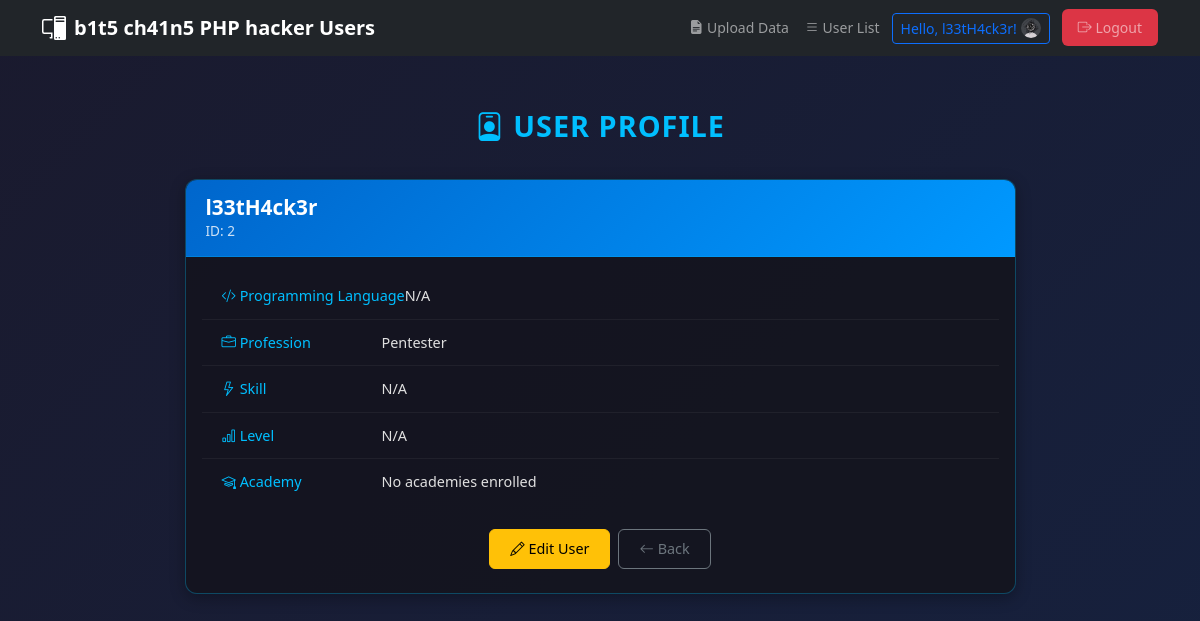
Screenshot of /includes/full_info.php?id=2&action=view (signed in) with the database file from the repository.
### tables this page shows
CREATE TABLE user_credentials (
  id_hacker TINYINT NOT NULL AUTO_INCREMENT PRIMARY KEY,
  hacker_name VARCHAR(20) NOT NULL UNIQUE,
  password VARCHAR(64) NOT NULL,  
  created_at TIMESTAMP DEFAULT CURRENT_TIMESTAMP
);

CREATE TABLE profetions (
	id_profetion TINYINT NOT NULL AUTO_INCREMENT PRIMARY KEY,
    profetion_name VARCHAR(20) NOT NULL 
);

### db/crud.php (called while the page is built, shortened)
<?php
    class Crud {
        private $ConnectioObject;
        function __construct($connection){
            $this->ConnectioObject = $connection;
        }
        function detail_users($id) {
            $this->id = $id;
            try {
                $Query = "SELECT uc.id_hacker as id_hacker,
                                 uc.hacker_name,
                                 pl.lenguage_name AS programming_lenguage,
                                 p.profetion_name AS profetion,
                                 s.skill_name AS skill,
                                 su.id_skill AS id_skill,
                                 l.level_name AS level_name,
                                 su.id_level
                          FROM user_credentials uc
                          LEFT JOIN programming_users_specialized pus ON uc.id_hacker = pus.id_hacker
                          LEFT JOIN programming_lenguage_specialized pl ON pus.id_lenguage = pl.id_lenguage
                          LEFT JOIN profetion_users pu ON uc.id_hacker = pu.id_hacker
                          LEFT JOIN profetions p ON pu.id_profetion = p.id_profetion
                          LEFT JOIN skill_user su ON uc.id_hacker = su.id_hacker
                          LEFT JOIN skills s ON su.id_skill = s.id_skill
                          LEFT JOIN skill_level l ON su.id_level = l.id_level
                          WHERE uc.id_hacker = :id";
                $stmt = $this->ConnectioObject->prepare($Query);
                $stmt->bindParam(':id', $this->id, PDO::PARAM_INT);
                $stmt->execute();
                return $stmt;
            } catch (PDOException $e) {
                error_log("Error in detail_users: " . $e->getMessage());
                return false;
            }
        }
        function user_academies($user_id) {
            $this->id = $user_id;
            try {
                $Query = "SELECT an.academy_name as academies_enrolled
                          FROM academy_users AS au
                          INNER JOIN academy_names AS an ON au.id_academy = an.id_academy
                          WHERE au.id_hacker = :user_id
                          ORDER BY 1";
                $stmt = $this->ConnectioObject->prepare($Query);
                $stmt->bindParam(':user_id', $this->id, PDO::PARAM_INT);
                $stmt->execute();
                return $stmt;
            } catch (PDOException $e) {
                echo "Error in user_academies: " . htmlspecialchars($e->getMessage());
                return false;
            }
        }
    }
?>

### includes/full_info.php (the view, shortened to what this page needs)
<?php
    include_once '../db/conect_database.php';
    include_once '../db/crud.php';
    $SqlOperation = new Crud($Connection);
    $AcademyInfo = null;
    $UserDetailRow = null;
    $show_access_denied = false;
    if (isset($_GET['id']) && !empty($_GET['id']) && isset($_SESSION['user_id'])) {
        $id_hacker = (int)$_GET['id'];
        $Alldata = $SqlOperation->detail_users($id_hacker);
        $AcademyInfo = $SqlOperation->user_academies($id_hacker);
        if ($Alldata) {
            $UserDetailRow = $Alldata->fetch(PDO::FETCH_ASSOC);
        }
    }
    include_once 'header_nav.php';
?>
<!DOCTYPE html>
<html lang="en">
<head>
    <link href="https://cdn.jsdelivr.net/npm/bootstrap@5.3.0/dist/css/bootstrap.min.css" rel="stylesheet">
    <link rel="stylesheet" href="https://cdn.jsdelivr.net/npm/bootstrap-icons@1.11.0/font/bootstrap-icons.css">
</head>
<body>
<section class="py-4">
    <div class="container">
        <div class="row justify-content-center">
            <div class="col-lg-10 col-xl-9">
                <?php if ($show_access_denied): ?>
                    <div class="alert alert-danger text-center">
                        <h5><i class="bi bi-shield-x"></i> Access Denied</h5>
                        <p class="mb-2">You need to be logged in to view this page.</p>
                        <a href="../index.php" class="btn btn-custom btn-back">← Go to Login</a>
                    </div>
                <?php elseif (isset($UserDetailRow) && $UserDetailRow): ?>
                    <div class="page-header">
                        <h2><?php echo isset($_GET['action']) && $_GET['action'] == 'edit' ? '<i class="bi bi-pencil-square"></i> Edit User' : '<i class="bi bi-person-badge"></i> User Profile'; ?></h2>
                    </div>
                    <div class="info-card">
                        <?php if (isset($_GET['action']) && $_GET['action'] == "view"): ?>
                            <div class="card-header-view">
                                <h4><?php echo htmlspecialchars($UserDetailRow['hacker_name'] ?? 'Unknown'); ?></h4>
                                <small>ID: <?php echo htmlspecialchars($UserDetailRow['id_hacker'] ?? 'N/A'); ?></small>
                            </div>
                            <div class="p-3">
                                <ul class="info-list">
                                    <li>
                                        <strong><i class="bi bi-code-slash"></i> Programming Language </strong>
                                        <span><?php echo htmlspecialchars($UserDetailRow['programming_lenguage'] ?? 'N/A'); ?></span>
                                    </li>
                                    <li>
                                        <strong><i class="bi bi-briefcase"></i> Profession</strong>
                                        <span><?php echo htmlspecialchars($UserDetailRow['profetion'] ?? 'N/A'); ?></span>
                                    </li>
                                    <li>
                                        <strong><i class="bi bi-lightning"></i> Skill</strong>
                                        <span><?php echo htmlspecialchars($UserDetailRow['skill'] ?? 'N/A'); ?></span>
                                    </li>
                                    <li>
                                        <strong><i class="bi bi-bar-chart"></i> Level</strong>
                                        <span><?php echo htmlspecialchars($UserDetailRow['level_name'] ?? 'N/A'); ?></span>
                                    </li>
                                    <?php if (isset($AcademyInfo) && $AcademyInfo !== false): ?>
                                        <?php
                                        $academyCount = 0;
                                        ?>
                                        <?php if ($academyCount === 0): ?>
                                            <li>
                                                <strong><i class="bi bi-mortarboard"></i> Academy</strong>
                                                <span>No academies enrolled</span>
                                            </li>
                                        <?php endif; ?>
                                    <?php endif; ?>
                                </ul>
                                <div class="d-flex gap-2 justify-content-center mt-4 mb-2">
                                    <a href="full_info.php?id=<?php echo $UserDetailRow['id_hacker']; ?>&action=edit"
                                       class="btn btn-custom btn-edit">
                                        <i class="bi bi-pencil"></i> Edit User
                                    </a>
                                    <a href="home.php" class="btn btn-custom btn-back">
                                        <i class="bi bi-arrow-left"></i> Back
                                    </a>
                                </div>
                            </div>
                        <?php endif; ?>
                    </div>
                <?php endif; ?>
            </div>
        </div>
    </div>
</section>
</body>
</html>

### includes/header_nav.php (style rules this page uses)
body { background-image: url('/bg.jpg'); background-size: cover; background-position: center; background-repeat: no-repeat; background-attachment: fixed; font-family: Arial; color: white; padding-top: 50px; }

### includes/full_info.php (style rules this page uses)
body { background: linear-gradient(135deg, #1a1a2e 0%, #16213e 100%); color: #e0e0e0; min-height: 100vh; font-size: 14px; }
.page-header { text-align: center; margin: 20px 0; padding: 15px; }
.page-header h2 { font-size: 1.8rem; font-weight: 600; color: #00bfff; margin: 0; text-transform: uppercase; letter-spacing: 1px; }
.info-card { background: rgba(20, 20, 30, 0.9); border: 1px solid rgba(0, 191, 255, 0.3); border-radius: 12px; box-shadow: 0 4px 15px rgba(0, 0, 0, 0.3); overflow: hidden; }
.card-header-view { background: linear-gradient(135deg, #0066cc, #0099ff); padding: 15px 20px; border-bottom: 1px solid rgba(0, 191, 255, 0.3); }
.card-header-view h4 { margin: 0; font-size: 1.3rem; font-weight: 600; color: #fff; }
.card-header-view small { color: rgba(255, 255, 255, 0.8); font-size: 0.85rem; }
.info-list { list-style: none; padding: 0; margin: 0; }
.info-list li { padding: 12px 20px; border-bottom: 1px solid rgba(255, 255, 255, 0.05); display: flex; font-size: 0.9rem; }
.info-list li:last-child { border-bottom: none; }
.info-list strong { color: #00bfff; min-width: 160px; font-weight: 500; }
.info-list span { color: #e0e0e0; flex: 1; }
.btn-custom { padding: 8px 20px; font-size: 0.9rem; font-weight: 500; border-radius: 6px; transition: all 0.2s ease; border: 1px solid; }
.btn-edit { background: #ffc107; border-color: #ffc107; color: #000; }
.btn-back { background: transparent; border-color: #6c757d; color: #6c757d; }

### rows the page displays
user_credentials: hacker_name "l33tH4ck3r", id_hacker "2", profetions.profetion_name "Pentester"

### other values shown
$_SESSION['username'] "l33tH4ck3r"
$UserDetailRow['programming_lenguage'] "N/A"
$UserDetailRow['skill'] "N/A"
$UserDetailRow['level_name'] "N/A"
